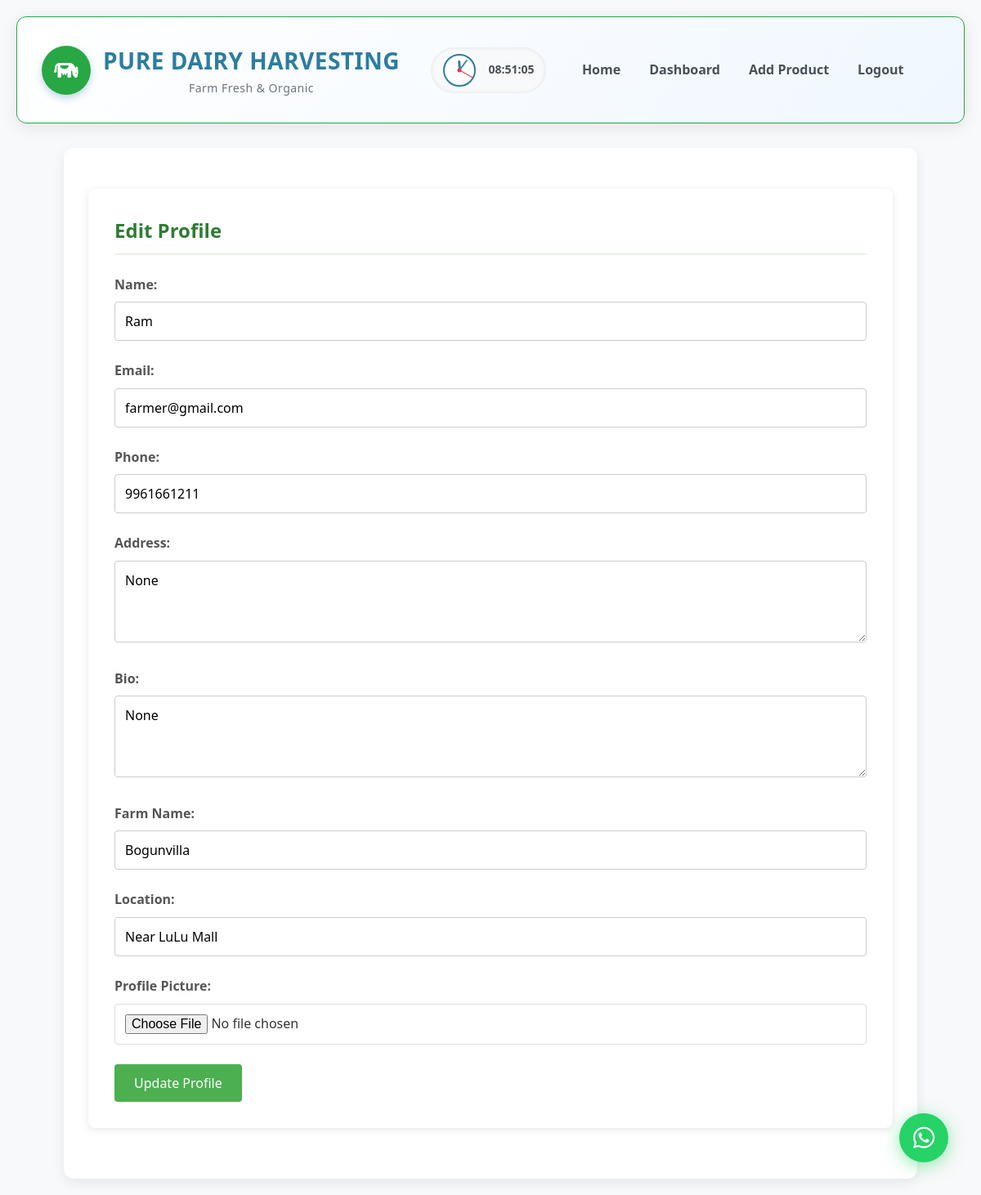
Screenshot of /edit_profile (signed in) with the database file from the repository.
### models.py (models this page shows, shortened)
class User(db.Model, UserMixin):
    __tablename__ = 'users'
    id = db.Column(db.Integer, primary_key=True)
    name = db.Column(db.String(100), nullable=False)
    email = db.Column(db.String(100), unique=True, nullable=False)
    password = db.Column(db.String(200), nullable=False)
    phone = db.Column(db.String(15))
    bio = db.Column(db.Text)
    address = db.Column(db.Text)
    profile_picture = db.Column(db.String(100))
    farm_name = db.Column(db.String(100))
    location = db.Column(db.String(100))
    is_approved = db.Column(db.Boolean, default=False)  # Tracks if farmer is approved by admin
    license_filename = db.Column(db.String(255))        # Stores the license document filename
    role_id = db.Column(db.Integer, db.ForeignKey('roles.id'), nullable=False)
    products = db.relationship('Product', backref='farmer', lazy=True)
    orders = db.relationship('Order', backref='customer', lazy=True)

### app.py (the view, shortened to what this page needs)
@app.route('/edit_profile', methods=['GET', 'POST'])
def edit_profile():
    if 'user_id' not in session:
        return redirect(url_for('login'))
    user = User.query.get(session['user_id'])
    return render_template('edit_profile.html', user=user)

### templates/edit_profile.html
{% extends "base.html" %}
{% block content %}
<div class="card">
    <h2>Edit Profile</h2>
    <form method="POST" enctype="multipart/form-data">
        <div class="form-group">
            <label for="name">Name:</label>
            <input type="text" id="name" name="name" value="{{ user.name }}" required>
        </div>
        <div class="form-group">
            <label for="email">Email:</label>
            <input type="email" id="email" name="email" value="{{ user.email }}" required>
        </div>
        <div class="form-group">
            <label for="phone">Phone:</label>
            <input type="text" id="phone" name="phone" value="{{ user.phone }}">
        </div>
        <div class="form-group">
            <label for="address">Address:</label>
            <textarea id="address" name="address">{{ user.address }}</textarea>
        </div>
        <div class="form-group">
            <label for="bio">Bio:</label>
            <textarea id="bio" name="bio">{{ user.bio }}</textarea>
        </div>
        {% if user.role.name == 'farmer' %}
        <div class="form-group">
            <label for="farm_name">Farm Name:</label>
            <input type="text" id="farm_name" name="farm_name" value="{{ user.farm_name }}">
        </div>
        <div class="form-group">
            <label for="location">Location:</label>
            <input type="text" id="location" name="location" value="{{ user.location }}">
        </div>
        {% endif %}
        <div class="form-group">
            <label for="profile_picture">Profile Picture:</label>
            <input type="file" id="profile_picture" name="profile_picture" accept="image/*">
        </div>
        <button type="submit">Update Profile</button>
    </form>
</div>
{% endblock %}

### static/css/styles.css (style rules this page uses)
* { box-sizing: border-box; margin: 0; padding: 0; }
body { font-family: 'Arial', sans-serif; background-color: #f8f9fa; color: #333; line-height: 1.6; }
.card { background: white; border-radius: 8px; box-shadow: 0 2px 10px rgba(0,0,0,0.1); padding: 2rem; margin-bottom: 2rem; }
.card h2 { color: #2e7d32; margin-bottom: 1.5rem; border-bottom: 2px solid #e8f5e9; padding-bottom: 0.5rem; }
.button, button, input[type="submit"] { background-color: #4caf50; color: white; border: none; padding: 0.75rem 1.5rem; border-radius: 4px; cursor: pointer; text-decoration: none; display: inline-block; font-size: 1rem; transition: background-color 0.3s; }
.form-group { margin-bottom: 1.5rem; }
.form-group label { display: block; margin-bottom: 0.5rem; font-weight: bold; color: #2e7d32; }
.form-group input, .form-group textarea, .form-group select { width: 100%; padding: 0.75rem; border: 1px solid #ddd; border-radius: 4px; font-size: 1rem; }
.form-group textarea { min-height: 100px; resize: vertical; }
.form-group label { display: block; margin-bottom: 0.5rem; font-weight: 600; color: #555; }
.form-group input[type="text"], .form-group input[type="number"], .form-group input[type="email"], .form-group input[type="password"], .form-group input[type="url"], .form-group textarea, .form-group select { width: 100%; padding: 0.75rem; border: 1px solid #ccc; border-radius: 4px; font-size: 1rem; box-sizing: border-box; }

### templates/base.html (style rules this page uses)
* { margin: 0; padding: 0; box-sizing: border-box; font-family: 'Segoe UI', Tahoma, Geneva, Verdana, sans-serif; }
body { background-color: #f8f9fa; color: #333; line-height: 1.6; padding: 20px; }

### rows the page displays
User: name "Ram", email "farmer@gmail.com", phone "9961661211", address "None", bio "None", farm_name "Bogunvilla", location "Near LuLu Mall"
